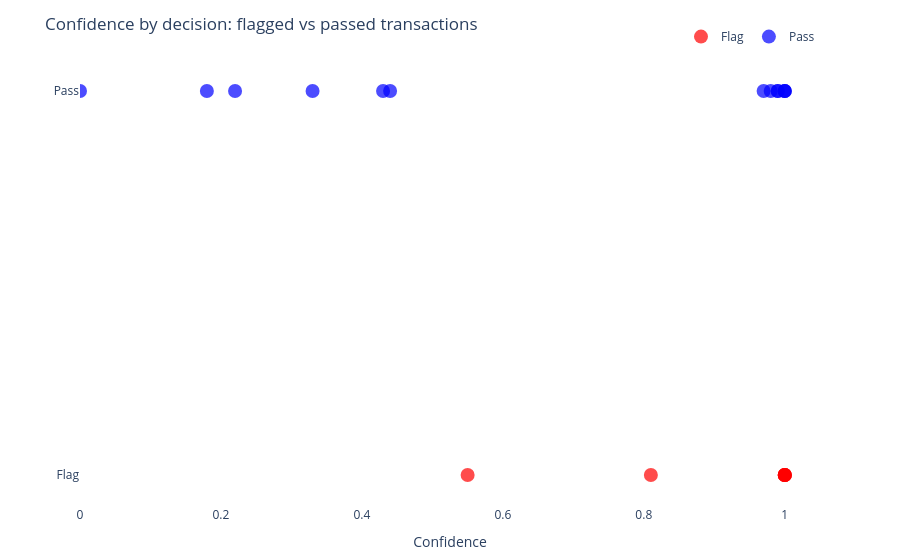

The notebook cell saved with this chart:
### Markdown cell above
## 10. Flag vs pass summary

### Code cell
flagged = results_df[results_df["decision"] == "Flag"]
passed  = results_df[results_df["decision"] == "Pass"]

print(f"Flagged: {len(flagged)} transactions")
print(f"  Mean confidence: {flagged['confidence'].mean():.2f}")
print(f"  Bands: {flagged['band'].value_counts().to_dict()}")
print()
print(f"Passed:  {len(passed)} transactions")
print(f"  Mean confidence: {passed['confidence'].mean():.2f}")
print(f"  Bands: {passed['band'].value_counts().to_dict()}")

fig3 = go.Figure()

for decision, color in [("Flag", "red"), ("Pass", "blue")]:
    subset = results_df[results_df["decision"] == decision]
    fig3.add_trace(go.Scatter(
        x=subset["confidence"],
        y=subset["decision"],
        mode="markers",
        name=decision,
        marker=dict(color=color, size=14, opacity=0.7),
        text=subset["id"] + "<br>" + subset["category"] + "<br>$" +
             subset["amount_usd"].astype(str),
        hoverinfo="text+x",
    ))

fig3.update_layout(
    title="Confidence by decision: flagged vs passed transactions",
    xaxis_title="Confidence",
    xaxis=dict(range=[0, 1.05]),
    yaxis_title="",
    plot_bgcolor="white",
    paper_bgcolor="white",
    font=dict(size=12),
    margin=dict(t=60, b=40),
    legend=dict(orientation="h", yanchor="bottom", y=1.02, xanchor="right", x=1),
)
fig3.show()

### Figure 1 — Plotly figure (JSON) as saved in the notebook; plotly's stock layout.template omitted (floating-point values rounded to 4 significant figures)
{"data": [{"hoverinfo": "text+x", "marker": {"color": "red", "opacity": 0.7, "size": 14}, "mode": "markers", "name": "Flag", "text": ["TX001<br>Electronics<br>$4200", "TX002<br>Wire Transfer<br>$9800", "TX003<br>ATM Withdrawal<br>$650", "TX004<br>Gift Cards<br>$1500", "TX005<br>Electronics<br>$3100", "TX016<br>Electronics<br>$5500", "TX018<br>Travel<br>$8900"], "type": "scatter", "x": [1.0, 1.0, 1.0, 1.0, 1.0, 0.81, 0.55], "y": ["Flag", "Flag", "Flag", "Flag", "Flag", "Flag", "Flag"]}, {"hoverinfo": "text+x", "marker": {"color": "blue", "opacity": 0.7, "size": 14}, "mode": "markers", "name": "Pass", "text": ["TX006<br>Grocery<br>$87", "TX007<br>Restaurant<br>$42", "TX008<br>Travel<br>$320", "TX009<br>Gas Station<br>$55", "TX010<br>Home Improvement<br>$1200", "TX011<br>Electronics<br>$2800", "TX012<br>Restaurant<br>$180", "TX013<br>Online Retail<br>$95", "TX014<br>ATM Withdrawal<br>$450", "TX015<br>Jewelry<br>$600", "TX017<br>Online Gaming<br>$230", "TX019<br>Pharmacy<br>$75", "TX020<br>Jewelry<br>$12000"], "type": "scatter", "x": [1.0, 1.0, 0.99, 1.0, 0.99, 0.18, 0.97, 0.33, 0.22, 0.98, 0.0, 0.44, 0.43], "y": ["Pass", "Pass", "Pass", "Pass", "Pass", "Pass", "Pass", "Pass", "Pass", "Pass", "Pass", "Pass", "Pass"]}], "layout": {"font": {"size": 12}, "legend": {"orientation": "h", "x": 1, "xanchor": "right", "y": 1.02, "yanchor": "bottom"}, "margin": {"b": 40, "t": 60}, "paper_bgcolor": "white", "plot_bgcolor": "white", "title": {"text": "Confidence by decision: flagged vs passed transactions"}, "xaxis": {"range": [0, 1.05], "title": {"text": "Confidence"}}, "yaxis": {"title": {"text": ""}}}}
